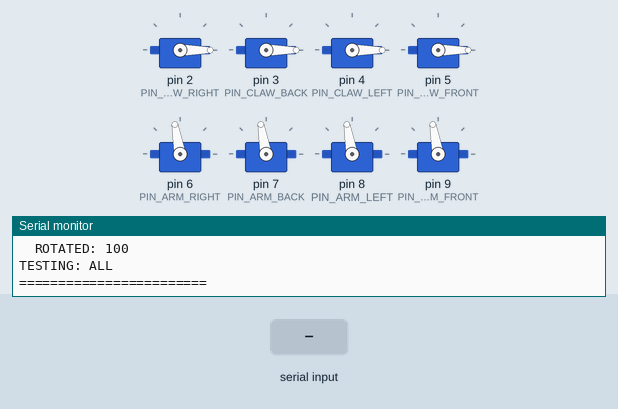
Recording of a sketch running on a simulated Arduino Uno, built with avr-gcc and run on an emulated ATmega328P. Parts: 8 × servo, the last lines printed to the serial monitor. Inputs (shaded band) come from the test bench.

Above: at 3.2 s.
3.3 s: byte 50 ('2') received over Serial
At 4.1 s:
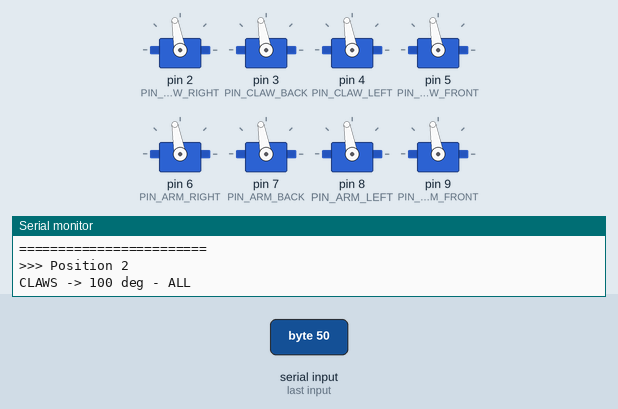
4.8 s: "c\n" received over Serial
6.3 s: byte 109 ('m') received over Serial
7.8 s: byte 49 ('1') received over Serial
At 8.8 s:
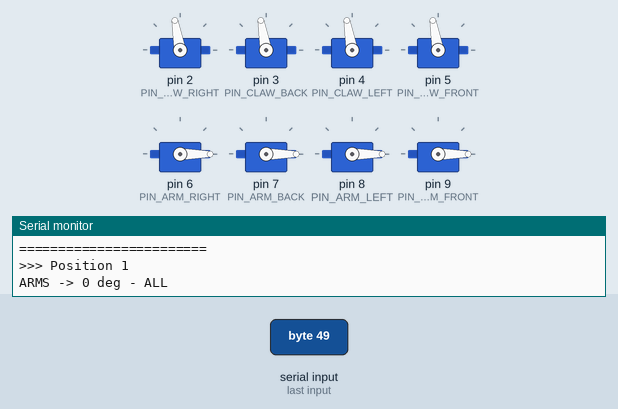
9.3 s: byte 114 ('r') received over Serial
10.8 s: byte 50 ('2') received over Serial
At 12.2 s:
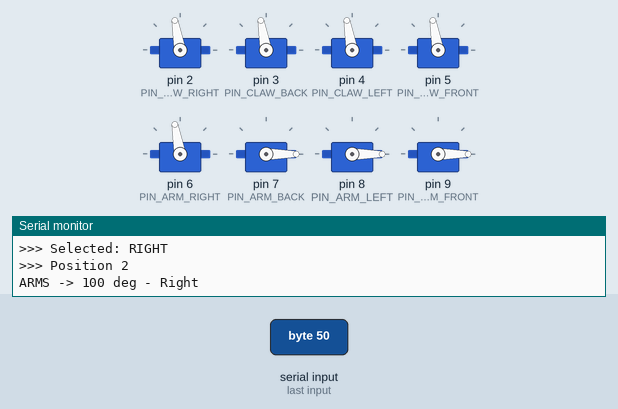
Timing chart, 0 to 13.3 s (numbered marks = the images above; inputs shaded):
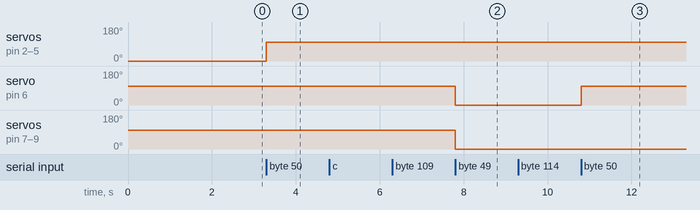

Measured:
- after the input at 3.3 s, servo on pin 2 (PIN_CLAW_RIGHT), servo on pin 3 (PIN_CLAW_BACK), servo on pin 4 (PIN_CLAW_LEFT), servo on pin 5 (PIN_CLAW_FRONT): 0° → 100° at once
- after the input at 7.8 s, servo on pin 6 (PIN_ARM_RIGHT), servo on pin 7 (PIN_ARM_BACK), servo on pin 8 (PIN_ARM_LEFT), servo on pin 9 (PIN_ARM_FRONT): 100° → 0° at once
- after the input at 10.8 s, servo on pin 6 (PIN_ARM_RIGHT): 0° → 100° at once

The sketch:

testcalibrationcode.ino
```cpp
#include <Servo.h>

// Pin definitions
#define PIN_CLAW_RIGHT  2
#define PIN_CLAW_BACK   3
#define PIN_CLAW_LEFT   4
#define PIN_CLAW_FRONT  5

#define PIN_ARM_RIGHT   6
#define PIN_ARM_BACK    7
#define PIN_ARM_LEFT    8
#define PIN_ARM_FRONT   9

// Servo instances
Servo clawRight, clawBack, clawLeft, clawFront;
Servo armRight, armBack, armLeft, armFront;

// Calibration settings - ADJUST THESE
int CLAW_HOME = 0;
int CLAW_ROTATED = 100;
int ARM_HOLDING = 0;
int ARM_RELEASED = 100;

// Mode: 0=Claws, 1=Arms
int mode = 0;

// Which servo to test (1=Right, 2=Back, 3=Left, 4=Front, 5=All)
int selected = 5;

void setup() {
  Serial.begin(115200);
  delay(1000);

  // Attach all servos
  clawRight.attach(PIN_CLAW_RIGHT);
  clawBack.attach(PIN_CLAW_BACK);
  clawLeft.attach(PIN_CLAW_LEFT);
  clawFront.attach(PIN_CLAW_FRONT);

  armRight.attach(PIN_ARM_RIGHT);
  armBack.attach(PIN_ARM_BACK);
  armLeft.attach(PIN_ARM_LEFT);
  armFront.attach(PIN_ARM_FRONT);

  // Reset to safe positions
  clawRight.write(CLAW_HOME);
  clawBack.write(CLAW_HOME);
  clawLeft.write(CLAW_HOME);
  clawFront.write(CLAW_HOME);

  armRight.write(ARM_RELEASED);
  armBack.write(ARM_RELEASED);
  armLeft.write(ARM_RELEASED);
  armFront.write(ARM_RELEASED);

  delay(1000);

  printMenu();
}

void printMenu() {
  Serial.println(F("\n=============================="));
  Serial.println(F("  CALIBRATION TOOL"));
  Serial.println(F("=============================="));
  Serial.println();
  Serial.println(F("MODE SELECTION:"));
  Serial.println(F("  c = CLAW mode"));
  Serial.println(F("  m = ARM mode"));
  Serial.println();
  Serial.println(F("SELECT SERVO:"));
  Serial.println(F("  r = Right only"));
  Serial.println(F("  b = Back only"));
  Serial.println(F("  l = Left only"));
  Serial.println(F("  f = Front only"));
  Serial.println(F("  a = ALL together"));
  Serial.println();
  Serial.println(F("MOVEMENT:"));
  Serial.println(F("  1 = Position 1 (HOME/HOLDING)"));
  Serial.println(F("  2 = Position 2 (ROTATED/RELEASED)"));
  Serial.println();
  Serial.println(F("ADJUST:"));
  Serial.println(F("  3 = Increase Position 1 by 5"));
  Serial.println(F("  4 = Decrease Position 1 by 5"));
  Serial.println(F("  5 = Increase Position 2 by 5"));
  Serial.println(F("  6 = Decrease Position 2 by 5"));
  Serial.println();
  Serial.println(F("INFO:"));
  Serial.println(F("  s = Show settings"));
  Serial.println(F("  h = Show this menu"));
  Serial.println(F("=============================="));
  showSettings();
}

void showSettings() {
  Serial.println();
  Serial.println(F("=== CURRENT SETTINGS ==="));

  if (mode == 0) {
    Serial.println(F("MODE: CLAWS"));
    Serial.print(F("  HOME: "));
    Serial.println(CLAW_HOME);
    Serial.print(F("  ROTATED: "));
    Serial.println(CLAW_ROTATED);
  } else {
    Serial.println(F("MODE: ARMS"));
    Serial.print(F("  HOLDING: "));
    Serial.println(ARM_HOLDING);
    Serial.print(F("  RELEASED: "));
    Serial.println(ARM_RELEASED);
  }

  Serial.print(F("TESTING: "));
  switch(selected) {
    case 1: Serial.println(F("Right")); break;
    case 2: Serial.println(F("Back")); break;
    case 3: Serial.println(F("Left")); break;
    case 4: Serial.println(F("Front")); break;
    case 5: Serial.println(F("ALL")); break;
  }
  Serial.println(F("========================"));
  Serial.println();
}

void moveClaws(int angle) {
  Serial.print(F("CLAWS -> "));
  Serial.print(angle);
  Serial.print(F(" deg - "));

  switch(selected) {
    case 1:
      clawRight.write(angle);
      Serial.println(F("Right"));
      break;
    case 2:
      clawBack.write(angle);
      Serial.println(F("Back"));
      break;
    case 3:
      clawLeft.write(angle);
      Serial.println(F("Left"));
      break;
    case 4:
      clawFront.write(angle);
      Serial.println(F("Front"));
      break;
    case 5:
      clawRight.write(angle);
      clawBack.write(angle);
      clawLeft.write(angle);
      clawFront.write(angle);
      Serial.println(F("ALL"));
      break;
  }
}

void moveArms(int angle) {
  Serial.print(F("ARMS -> "));
  Serial.print(angle);
  Serial.print(F(" deg - "));

  switch(selected) {
    case 1:
      armRight.write(angle);
      Serial.println(F("Right"));
      break;
    case 2:
      armBack.write(angle);
      Serial.println(F("Back"));
      break;
    case 3:
      armLeft.write(angle);
      Serial.println(F("Left"));
      break;
    case 4:
      armFront.write(angle);
      Serial.println(F("Front"));
      break;
    case 5:
      armRight.write(angle);
      armBack.write(angle);
      armLeft.write(angle);
      armFront.write(angle);
      Serial.println(F("ALL"));
      break;
  }
}

void loop() {
  if (Serial.available() > 0) {
    char cmd = Serial.read();

    // Clear buffer
    while(Serial.available() > 0) {
      Serial.read();
    }

    switch(cmd) {
      // MODE SELECTION
      case 'c':
      case 'C':
        mode = 0;
        Serial.println(F("\n>>> MODE: CLAWS"));
        showSettings();
        break;

      case 'm':
      case 'M':
        mode = 1;
        Serial.println(F("\n>>> MODE: ARMS"));
        showSettings();
        break;

      // SERVO SELECTION
      case 'r':
      case 'R':
        selected = 1;
        Serial.println(F("\n>>> Selected: RIGHT"));
        break;

      case 'b':
      case 'B':
        selected = 2;
        Serial.println(F("\n>>> Selected: BACK"));
        break;

      case 'l':
      case 'L':
        selected = 3;
        Serial.println(F("\n>>> Selected: LEFT"));
        break;

      case 'f':
      case 'F':
        selected = 4;
        Serial.println(F("\n>>> Selected: FRONT"));
        break;

      case 'a':
      case 'A':
        selected = 5;
        Serial.println(F("\n>>> Selected: ALL"));
        break;

      // MOVEMENT
      case '1':
        Serial.println(F("\n>>> Position 1"));
        if (mode == 0) {
          moveClaws(CLAW_HOME);
        } else {
          moveArms(ARM_HOLDING);
        }
        break;

      case '2':
        Serial.println(F("\n>>> Position 2"));
        if (mode == 0) {
          moveClaws(CLAW_ROTATED);
        } else {
          moveArms(ARM_RELEASED);
        }
        break;

      // ADJUST POSITION 1
      case '3':
        if (mode == 0) {
          CLAW_HOME += 5;
          if (CLAW_HOME > 180) CLAW_HOME = 180;
          Serial.print(F("\n>>> CLAW_HOME = "));
          Serial.println(CLAW_HOME);
        } else {
          ARM_HOLDING += 5;
          if (ARM_HOLDING > 180) ARM_HOLDING = 180;
          Serial.print(F("\n>>> ARM_HOLDING = "));
          Serial.println(ARM_HOLDING);
        }
        Serial.println(F("Press 1 to test"));
        break;

      case '4':
        if (mode == 0) {
          CLAW_HOME -= 5;
          if (CLAW_HOME < 0) CLAW_HOME = 0;
          Serial.print(F("\n>>> CLAW_HOME = "));
          Serial.println(CLAW_HOME);
        } else {
          ARM_HOLDING -= 5;
          if (ARM_HOLDING < 0) ARM_HOLDING = 0;
          Serial.print(F("\n>>> ARM_HOLDING = "));
          Serial.println(ARM_HOLDING);
        }
        Serial.println(F("Press 1 to test"));
        break;

      // ADJUST POSITION 2
      case '5':
        if (mode == 0) {
          CLAW_ROTATED += 5;
          if (CLAW_ROTATED > 180) CLAW_ROTATED = 180;
          Serial.print(F("\n>>> CLAW_ROTATED = "));
          Serial.println(CLAW_ROTATED);
        } else {
          ARM_RELEASED += 5;
          if (ARM_RELEASED > 180) ARM_RELEASED = 180;
          Serial.print(F("\n>>> ARM_RELEASED = "));
          Serial.println(ARM_RELEASED);
        }
        Serial.println(F("Press 2 to test"));
        break;

      case '6':
        if (mode == 0) {
          CLAW_ROTATED -= 5;
          if (CLAW_ROTATED < 0) CLAW_ROTATED = 0;
          Serial.print(F("\n>>> CLAW_ROTATED = "));
          Serial.println(CLAW_ROTATED);
        } else {
          ARM_RELEASED -= 5;
          if (ARM_RELEASED < 0) ARM_RELEASED = 0;
          Serial.print(F("\n>>> ARM_RELEASED = "));
          Serial.println(ARM_RELEASED);
        }
        Serial.println(F("Press 2 to test"));
        break;

      // INFO
      case 's':
      case 'S':
        showSettings();
        break;

      case 'h':
      case 'H':
        printMenu();
        break;

      case '\n':
      case '\r':
        break;

      default:
        Serial.print(F("\n>>> Unknown: "));
        Serial.println(cmd);
        Serial.println(F("Press 'h' for help"));
        break;
    }
  }
}
```
